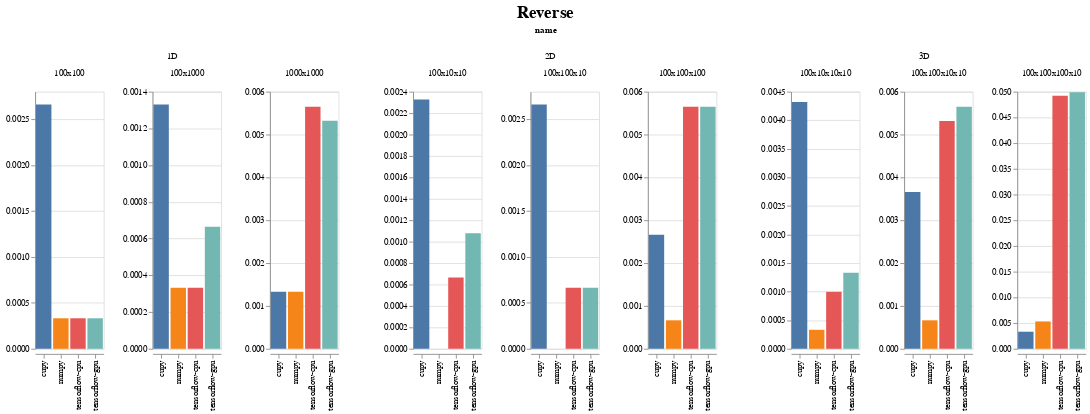

Notebook cell for this chart:
### Code cell
display_chart('Reverse')

### Figure 1 — Vega-Lite specification as saved in the notebook (floating-point values rounded to 4 significant figures)
{"config": {"view": {"continuousWidth": 400, "continuousHeight": 300}, "title": {"anchor": "middle", "fontSize": 20, "offset": 5, "orient": "top"}}, "data": {"name": "data-b6ebde591621423015475e415ad1952d"}, "facet": {"column": {"type": "nominal", "field": "name"}}, "spec": {"mark": "bar", "encoding": {"color": {"type": "nominal", "field": "backend", "legend": null}, "column": {"type": "nominal", "field": "shape_str", "sort": {"field": "input_size", "order": "ascending"}, "title": ""}, "x": {"type": "nominal", "axis": {"title": ""}, "field": "backend"}, "y": {"type": "quantitative", "axis": {"title": ""}, "field": "avg_time", "sort": "-x"}}, "resolve": {"scale": {"y": "independent"}}, "title": ""}, "spacing": 50, "title": "Reverse", "$schema": "https://vega.github.io/schema/vega-lite/v4.0.2.json", "datasets": {"data-b6ebde591621423015475e415ad1952d": [{"avg_time": 0.002659, "backend": "cupy", "evoflow_version": "0.4.1", "generations": 10, "group": "Reverse", "input_size": 10000, "max_time": 0.005984, "min_time": 0.0009966, "name": "1D", "num_runs": 3, "shape": [100, 100], "shape_str": "100x100", "std_time": 0.002351, "system": {"os": {"name": "Windows", "version": "10.0.18362"}, "memory": {"unit": "MB", "used": 15815, "total": 65451}, "cpu": {"name": "Intel64 Family 6 Model 158 Stepping 10, GenuineIntel", "cores": 12, "freqency": 3696.0}, "python": {"numpy": "1.18.3", "tensorflow": {"visible_gpu": ["/physical_device:GPU:0"], "version": "2.2.0"}, "cupy": "7.2.0"}, "gpu": [{"memory": {"unit": "MB", "total": 11264, "used": 1475}, "temperature": {"unit": "C"}, "driver": "445.87", "index": "0", "name": "GeForce RTX 2080 Ti", "value": "60", "usage": "1"}]}, "test_name": "Reverse1D", "test_type": "OP", "ts": 1590167235}, {"avg_time": 0.0003324, "backend": "tensorflow-gpu", "evoflow_version": "0.4.1", "generations": 10, "group": "Reverse", "input_size": 10000, "max_time": 0.0009973, "min_time": 0.0, "name": "1D", "num_runs": 3, "shape": [100, 100], "shape_str": "100x100", "std_time": 0.0004701, "system": {"os": {"name": "Windows", "version": "10.0.18362"}, "memory": {"unit": "MB", "used": 15765, "total": 65451}, "cpu": {"name": "Intel64 Family 6 Model 158 Stepping 10, GenuineIntel", "cores": 12, "freqency": 3696.0}, "python": {"numpy": "1.18.3", "tensorflow": {"visible_gpu": ["/physical_device:GPU:0"], "version": "2.2.0"}, "cupy": "7.2.0"}, "gpu": [{"memory": {"unit": "MB", "total": 11264, "used": 1471}, "temperature": {"unit": "C"}, "driver": "445.87", "index": "0", "name": "GeForce RTX 2080 Ti", "value": "58", "usage": "0"}]}, "test_name": "Reverse1D", "test_type": "OP", "ts": 1590167273}, {"avg_time": 0.002327, "backend": "cupy", "evoflow_version": "0.4.1", "generations": 10, "group": "Reverse", "input_size": 10000, "max_time": 0.002992, "min_time": 0.0009975, "name": "2D", "num_runs": 3, "shape": [100, 10, 10], "shape_str": "100x10x10", "std_time": 0.0009402, "system": {"os": {"name": "Windows", "version": "10.0.18362"}, "memory": {"unit": "MB", "used": 15815, "total": 65451}, "cpu": {"name": "Intel64 Family 6 Model 158 Stepping 10, GenuineIntel", "cores": 12, "freqency": 3696.0}, "python": {"numpy": "1.18.3", "tensorflow": {"visible_gpu": ["/physical_device:GPU:0"], "version": "2.2.0"}, "cupy": "7.2.0"}, "gpu": [{"memory": {"unit": "MB", "total": 11264, "used": 1475}, "temperature": {"unit": "C"}, "driver": "445.87", "index": "0", "name": "GeForce RTX 2080 Ti", "value": "60", "usage": "1"}]}, "test_name": "Reverse2D", "test_type": "OP", "ts": 1590167235}, {"avg_time": 0.0006649, "backend": "tensorflow-cpu", "evoflow_version": "0.4.1", "generations": 10, "group": "Reverse", "input_size": 10000, "max_time": 0.0009973, "min_time": 0.0, "name": "2D", "num_runs": 3, "shape": [100, 10, 10], "shape_str": "100x10x10", "std_time": 0.0004701, "system": {"os": {"name": "Windows", "version": "10.0.18362"}, "memory": {"unit": "MB", "used": 15807, "total": 65451}, "cpu": {"name": "Intel64 Family 6 Model 158 Stepping 10, GenuineIntel", "cores": 12, "freqency": 3696.0}, "python": {"numpy": "1.18.3", "tensorflow": {"visible_gpu": [], "version": "2.2.0"}, "cupy": "7.2.0"}, "gpu": []}, "test_name": "Reverse2D", "test_type": "OP", "ts": 1590167261}, {"avg_time": 0.0003324, "backend": "tensorflow-cpu", "evoflow_version": "0.4.1", "generations": 10, "group": "Reverse", "input_size": 10000, "max_time": 0.0009973, "min_time": 0.0, "name": "1D", "num_runs": 3, "shape": [100, 100], "shape_str": "100x100", "std_time": 0.0004701, "system": {"os": {"name": "Windows", "version": "10.0.18362"}, "memory": {"unit": "MB", "used": 15807, "total": 65451}, "cpu": {"name": "Intel64 Family 6 Model 158 Stepping 10, GenuineIntel", "cores": 12, "freqency": 3696.0}, "python": {"numpy": "1.18.3", "tensorflow": {"visible_gpu": [], "version": "2.2.0"}, "cupy": "7.2.0"}, "gpu": []}, "test_name": "Reverse1D", "test_type": "OP", "ts": 1590167261}, {"avg_time": 0.0003324, "backend": "numpy", "evoflow_version": "0.4.1", "generations": 10, "group": "Reverse", "input_size": 10000, "max_time": 0.0009973, "min_time": 0.0, "name": "1D", "num_runs": 3, "shape": [100, 100], "shape_str": "100x100", "std_time": 0.0004701, "system": {"os": {"name": "Windows", "version": "10.0.18362"}, "memory": {"unit": "MB", "used": 15771, "total": 65451}, "cpu": {"name": "Intel64 Family 6 Model 158 Stepping 10, GenuineIntel", "cores": 12, "freqency": 3696.0}, "python": {"numpy": "1.18.3", "tensorflow": {"visible_gpu": ["/physical_device:GPU:0"], "version": "2.2.0"}, "cupy": "7.2.0"}, "gpu": []}, "test_name": "Reverse1D", "test_type": "OP", "ts": 1590167246}, {"avg_time": 0.00108, "backend": "tensorflow-gpu", "evoflow_version": "0.4.1", "generations": 10, "group": "Reverse", "input_size": 10000, "max_time": 0.001244, "min_time": 0.0009973, "name": "2D", "num_runs": 3, "shape": [100, 10, 10], "shape_str": "100x10x10", "std_time": 0.0001164, "system": {"os": {"name": "Windows", "version": "10.0.18362"}, "memory": {"unit": "MB", "used": 15765, "total": 65451}, "cpu": {"name": "Intel64 Family 6 Model 158 Stepping 10, GenuineIntel", "cores": 12, "freqency": 3696.0}, "python": {"numpy": "1.18.3", "tensorflow": {"visible_gpu": ["/physical_device:GPU:0"], "version": "2.2.0"}, "cupy": "7.2.0"}, "gpu": [{"memory": {"unit": "MB", "total": 11264, "used": 1471}, "temperature": {"unit": "C"}, "driver": "445.87", "index": "0", "name": "GeForce RTX 2080 Ti", "value": "58", "usage": "0"}]}, "test_name": "Reverse2D", "test_type": "OP", "ts": 1590167273}, {"avg_time": 0.0, "backend": "numpy", "evoflow_version": "0.4.1", "generations": 10, "group": "Reverse", "input_size": 10000, "max_time": 0.0, "min_time": 0.0, "name": "2D", "num_runs": 3, "shape": [100, 10, 10], "shape_str": "100x10x10", "std_time": 0.0, "system": {"os": {"name": "Windows", "version": "10.0.18362"}, "memory": {"unit": "MB", "used": 15771, "total": 65451}, "cpu": {"name": "Intel64 Family 6 Model 158 Stepping 10, GenuineIntel", "cores": 12, "freqency": 3696.0}, "python": {"numpy": "1.18.3", "tensorflow": {"visible_gpu": ["/physical_device:GPU:0"], "version": "2.2.0"}, "cupy": "7.2.0"}, "gpu": []}, "test_name": "Reverse2D", "test_type": "OP", "ts": 1590167246}, {"avg_time": 0.0006649, "backend": "tensorflow-gpu", "evoflow_version": "0.4.1", "generations": 10, "group": "Reverse", "input_size": 100000, "max_time": 0.0009973, "min_time": 0.0, "name": "1D", "num_runs": 3, "shape": [100, 1000], "shape_str": "100x1000", "std_time": 0.0004701, "system": {"os": {"name": "Windows", "version": "10.0.18362"}, "memory": {"unit": "MB", "used": 15765, "total": 65451}, "cpu": {"name": "Intel64 Family 6 Model 158 Stepping 10, GenuineIntel", "cores": 12, "freqency": 3696.0}, "python": {"numpy": "1.18.3", "tensorflow": {"visible_gpu": ["/physical_device:GPU:0"], "version": "2.2.0"}, "cupy": "7.2.0"}, "gpu": [{"memory": {"unit": "MB", "total": 11264, "used": 1471}, "temperature": {"unit": "C"}, "driver": "445.87", "index": "0", "name": "GeForce RTX 2080 Ti", "value": "58", "usage": "0"}]}, "test_name": "Reverse1D", "test_type": "OP", "ts": 1590167273}, {"avg_time": 0.0009974, "backend": "tensorflow-cpu", "evoflow_version": "0.4.1", "generations": 10, "group": "Reverse", "input_size": 100000, "max_time": 0.0009975, "min_time": 0.0009973, "name": "3D", "num_runs": 3, "shape": [100, 10, 10, 10], "shape_str": "100x10x10x10", "std_time": 1.124e-07, "system": {"os": {"name": "Windows", "version": "10.0.18362"}, "memory": {"unit": "MB", "used": 15807, "total": 65451}, "cpu": {"name": "Intel64 Family 6 Model 158 Stepping 10, GenuineIntel", "cores": 12, "freqency": 3696.0}, "python": {"numpy": "1.18.3", "tensorflow": {"visible_gpu": [], "version": "2.2.0"}, "cupy": "7.2.0"}, "gpu": []}, "test_name": "Reverse3D", "test_type": "OP", "ts": 1590167261}, {"avg_time": 0.0006648, "backend": "tensorflow-cpu", "evoflow_version": "0.4.1", "generations": 10, "group": "Reverse", "input_size": 100000, "max_time": 0.0009973, "min_time": 0.0, "name": "2D", "num_runs": 3, "shape": [100, 100, 10], "shape_str": "100x100x10", "std_time": 0.0004701, "system": {"os": {"name": "Windows", "version": "10.0.18362"}, "memory": {"unit": "MB", "used": 15807, "total": 65451}, "cpu": {"name": "Intel64 Family 6 Model 158 Stepping 10, GenuineIntel", "cores": 12, "freqency": 3696.0}, "python": {"numpy": "1.18.3", "tensorflow": {"visible_gpu": [], "version": "2.2.0"}, "cupy": "7.2.0"}, "gpu": []}, "test_name": "Reverse2D", "test_type": "OP", "ts": 1590167261}, {"avg_time": 0.0003325, "backend": "tensorflow-cpu", "evoflow_version": "0.4.1", "generations": 10, "group": "Reverse", "input_size": 100000, "max_time": 0.0009975, "min_time": 0.0, "name": "1D", "num_runs": 3, "shape": [100, 1000], "shape_str": "100x1000", "std_time": 0.0004702, "system": {"os": {"name": "Windows", "version": "10.0.18362"}, "memory": {"unit": "MB", "used": 15807, "total": 65451}, "cpu": {"name": "Intel64 Family 6 Model 158 Stepping 10, GenuineIntel", "cores": 12, "freqency": 3696.0}, "python": {"numpy": "1.18.3", "tensorflow": {"visible_gpu": [], "version": "2.2.0"}, "cupy": "7.2.0"}, "gpu": []}, "test_name": "Reverse1D", "test_type": "OP", "ts": 1590167261}, {"avg_time": 0.0, "backend": "numpy", "evoflow_version": "0.4.1", "generations": 10, "group": "Reverse", "input_size": 100000, "max_time": 0.0, "min_time": 0.0, "name": "2D", "num_runs": 3, "shape": [100, 100, 10], "shape_str": "100x100x10", "std_time": 0.0, "system": {"os": {"name": "Windows", "version": "10.0.18362"}, "memory": {"unit": "MB", "used": 15771, "total": 65451}, "cpu": {"name": "Intel64 Family 6 Model 158 Stepping 10, GenuineIntel", "cores": 12, "freqency": 3696.0}, "python": {"numpy": "1.18.3", "tensorflow": {"visible_gpu": ["/physical_device:GPU:0"], "version": "2.2.0"}, "cupy": "7.2.0"}, "gpu": []}, "test_name": "Reverse2D", "test_type": "OP", "ts": 1590167246}, {"avg_time": 0.0003324, "backend": "numpy", "evoflow_version": "0.4.1", "generations": 10, "group": "Reverse", "input_size": 100000, "max_time": 0.0009973, "min_time": 0.0, "name": "3D", "num_runs": 3, "shape": [100, 10, 10, 10], "shape_str": "100x10x10x10", "std_time": 0.0004701, "system": {"os": {"name": "Windows", "version": "10.0.18362"}, "memory": {"unit": "MB", "used": 15771, "total": 65451}, "cpu": {"name": "Intel64 Family 6 Model 158 Stepping 10, GenuineIntel", "cores": 12, "freqency": 3696.0}, "python": {"numpy": "1.18.3", "tensorflow": {"visible_gpu": ["/physical_device:GPU:0"], "version": "2.2.0"}, "cupy": "7.2.0"}, "gpu": []}, "test_name": "Reverse3D", "test_type": "OP", "ts": 1590167246}, {"avg_time": 0.0006649, "backend": "tensorflow-gpu", "evoflow_version": "0.4.1", "generations": 10, "group": "Reverse", "input_size": 100000, "max_time": 0.0009975, "min_time": 0.0, "name": "2D", "num_runs": 3, "shape": [100, 100, 10], "shape_str": "100x100x10", "std_time": 0.0004701, "system": {"os": {"name": "Windows", "version": "10.0.18362"}, "memory": {"unit": "MB", "used": 15765, "total": 65451}, "cpu": {"name": "Intel64 Family 6 Model 158 Stepping 10, GenuineIntel", "cores": 12, "freqency": 3696.0}, "python": {"numpy": "1.18.3", "tensorflow": {"visible_gpu": ["/physical_device:GPU:0"], "version": "2.2.0"}, "cupy": "7.2.0"}, "gpu": [{"memory": {"unit": "MB", "total": 11264, "used": 1471}, "temperature": {"unit": "C"}, "driver": "445.87", "index": "0", "name": "GeForce RTX 2080 Ti", "value": "58", "usage": "0"}]}, "test_name": "Reverse2D", "test_type": "OP", "ts": 1590167273}, {"avg_time": 0.0003324, "backend": "numpy", "evoflow_version": "0.4.1", "generations": 10, "group": "Reverse", "input_size": 100000, "max_time": 0.0009971, "min_time": 0.0, "name": "1D", "num_runs": 3, "shape": [100, 1000], "shape_str": "100x1000", "std_time": 0.00047, "system": {"os": {"name": "Windows", "version": "10.0.18362"}, "memory": {"unit": "MB", "used": 15771, "total": 65451}, "cpu": {"name": "Intel64 Family 6 Model 158 Stepping 10, GenuineIntel", "cores": 12, "freqency": 3696.0}, "python": {"numpy": "1.18.3", "tensorflow": {"visible_gpu": ["/physical_device:GPU:0"], "version": "2.2.0"}, "cupy": "7.2.0"}, "gpu": []}, "test_name": "Reverse1D", "test_type": "OP", "ts": 1590167246}, {"avg_time": 0.00133, "backend": "cupy", "evoflow_version": "0.4.1", "generations": 10, "group": "Reverse", "input_size": 100000, "max_time": 0.001995, "min_time": 0.0009973, "name": "1D", "num_runs": 3, "shape": [100, 1000], "shape_str": "100x1000", "std_time": 0.0004701, "system": {"os": {"name": "Windows", "version": "10.0.18362"}, "memory": {"unit": "MB", "used": 15815, "total": 65451}, "cpu": {"name": "Intel64 Family 6 Model 158 Stepping 10, GenuineIntel", "cores": 12, "freqency": 3696.0}, "python": {"numpy": "1.18.3", "tensorflow": {"visible_gpu": ["/physical_device:GPU:0"], "version": "2.2.0"}, "cupy": "7.2.0"}, "gpu": [{"memory": {"unit": "MB", "total": 11264, "used": 1475}, "temperature": {"unit": "C"}, "driver": "445.87", "index": "0", "name": "GeForce RTX 2080 Ti", "value": "60", "usage": "1"}]}, "test_name": "Reverse1D", "test_type": "OP", "ts": 1590167235}, {"avg_time": 0.00133, "backend": "tensorflow-gpu", "evoflow_version": "0.4.1", "generations": 10, "group": "Reverse", "input_size": 100000, "max_time": 0.001995, "min_time": 0.0009973, "name": "3D", "num_runs": 3, "shape": [100, 10, 10, 10], "shape_str": "100x10x10x10", "std_time": 0.0004702, "system": {"os": {"name": "Windows", "version": "10.0.18362"}, "memory": {"unit": "MB", "used": 15765, "total": 65451}, "cpu": {"name": "Intel64 Family 6 Model 158 Stepping 10, GenuineIntel", "cores": 12, "freqency": 3696.0}, "python": {"numpy": "1.18.3", "tensorflow": {"visible_gpu": ["/physical_device:GPU:0"], "version": "2.2.0"}, "cupy": "7.2.0"}, "gpu": [{"memory": {"unit": "MB", "total": 11264, "used": 1471}, "temperature": {"unit": "C"}, "driver": "445.87", "index": "0", "name": "GeForce RTX 2080 Ti", "value": "58", "usage": "0"}]}, "test_name": "Reverse3D", "test_type": "OP", "ts": 1590167273}, {"avg_time": 0.004322, "backend": "cupy", "evoflow_version": "0.4.1", "generations": 10, "group": "Reverse", "input_size": 100000, "max_time": 0.005984, "min_time": 0.001995, "name": "3D", "num_runs": 3, "shape": [100, 10, 10, 10], "shape_str": "100x10x10x10", "std_time": 0.001695, "system": {"os": {"name": "Windows", "version": "10.0.18362"}, "memory": {"unit": "MB", "used": 15815, "total": 65451}, "cpu": {"name": "Intel64 Family 6 Model 158 Stepping 10, GenuineIntel", "cores": 12, "freqency": 3696.0}, "python": {"numpy": "1.18.3", "tensorflow": {"visible_gpu": ["/physical_device:GPU:0"], "version": "2.2.0"}, "cupy": "7.2.0"}, "gpu": [{"memory": {"unit": "MB", "total": 11264, "used": 1475}, "temperature": {"unit": "C"}, "driver": "445.87", "index": "0", "name": "GeForce RTX 2080 Ti", "value": "60", "usage": "1"}]}, "test_name": "Reverse3D", "test_type": "OP", "ts": 1590167235}, {"avg_time": 0.00266, "backend": "cupy", "evoflow_version": "0.4.1", "generations": 10, "group": "Reverse", "input_size": 100000, "max_time": 0.002992, "min_time": 0.001995, "name": "2D", "num_runs": 3, "shape": [100, 100, 10], "shape_str": "100x100x10", "std_time": 0.0004701, "system": {"os": {"name": "Windows", "version": "10.0.18362"}, "memory": {"unit": "MB", "used": 15815, "total": 65451}, "cpu": {"name": "Intel64 Family 6 Model 158 Stepping 10, GenuineIntel", "cores": 12, "freqency": 3696.0}, "python": {"numpy": "1.18.3", "tensorflow": {"visible_gpu": ["/physical_device:GPU:0"], "version": "2.2.0"}, "cupy": "7.2.0"}, "gpu": [{"memory": {"unit": "MB", "total": 11264, "used": 1475}, "temperature": {"unit": "C"}, "driver": "445.87", "index": "0", "name": "GeForce RTX 2080 Ti", "value": "60", "usage": "1"}]}, "test_name": "Reverse2D", "test_type": "OP", "ts": 1590167235}, {"avg_time": 0.005319, "backend": "tensorflow-gpu", "evoflow_version": "0.4.1", "generations": 10, "group": "Reverse", "input_size": 1000000, "max_time": 0.005984, "min_time": 0.004987, "name": "1D", "num_runs": 3, "shape": [1000, 1000], "shape_str": "1000x1000", "std_time": 0.0004701, "system": {"os": {"name": "Windows", "version": "10.0.18362"}, "memory": {"unit": "MB", "used": 15765, "total": 65451}, "cpu": {"name": "Intel64 Family 6 Model 158 Stepping 10, GenuineIntel", "cores": 12, "freqency": 3696.0}, "python": {"numpy": "1.18.3", "tensorflow": {"visible_gpu": ["/physical_device:GPU:0"], "version": "2.2.0"}, "cupy": "7.2.0"}, "gpu": [{"memory": {"unit": "MB", "total": 11264, "used": 1471}, "temperature": {"unit": "C"}, "driver": "445.87", "index": "0", "name": "GeForce RTX 2080 Ti", "value": "58", "usage": "0"}]}, "test_name": "Reverse1D", "test_type": "OP", "ts": 1590167273}, {"avg_time": 0.00133, "backend": "cupy", "evoflow_version": "0.4.1", "generations": 10, "group": "Reverse", "input_size": 1000000, "max_time": 0.001995, "min_time": 0.0009973, "name": "1D", "num_runs": 3, "shape": [1000, 1000], "shape_str": "1000x1000", "std_time": 0.0004701, "system": {"os": {"name": "Windows", "version": "10.0.18362"}, "memory": {"unit": "MB", "used": 15815, "total": 65451}, "cpu": {"name": "Intel64 Family 6 Model 158 Stepping 10, GenuineIntel", "cores": 12, "freqency": 3696.0}, "python": {"numpy": "1.18.3", "tensorflow": {"visible_gpu": ["/physical_device:GPU:0"], "version": "2.2.0"}, "cupy": "7.2.0"}, "gpu": [{"memory": {"unit": "MB", "total": 11264, "used": 1475}, "temperature": {"unit": "C"}, "driver": "445.87", "index": "0", "name": "GeForce RTX 2080 Ti", "value": "60", "usage": "1"}]}, "test_name": "Reverse1D", "test_type": "OP", "ts": 1590167235}, {"avg_time": 0.005652, "backend": "tensorflow-gpu", "evoflow_version": "0.4.1", "generations": 10, "group": "Reverse", "input_size": 1000000, "max_time": 0.005984, "min_time": 0.004987, "name": "2D", "num_runs": 3, "shape": [100, 100, 100], "shape_str": "100x100x100", "std_time": 0.0004702, "system": {"os": {"name": "Windows", "version": "10.0.18362"}, "memory": {"unit": "MB", "used": 15765, "total": 65451}, "cpu": {"name": "Intel64 Family 6 Model 158 Stepping 10, GenuineIntel", "cores": 12, "freqency": 3696.0}, "python": {"numpy": "1.18.3", "tensorflow": {"visible_gpu": ["/physical_device:GPU:0"], "version": "2.2.0"}, "cupy": "7.2.0"}, "gpu": [{"memory": {"unit": "MB", "total": 11264, "used": 1471}, "temperature": {"unit": "C"}, "driver": "445.87", "index": "0", "name": "GeForce RTX 2080 Ti", "value": "58", "usage": "0"}]}, "test_name": "Reverse2D", "test_type": "OP", "ts": 1590167273}, {"avg_time": 0.005319, "backend": "tensorflow-cpu", "evoflow_version": "0.4.1", "generations": 10, "group": "Reverse", "input_size": 1000000, "max_time": 0.005984, "min_time": 0.004987, "name": "3D", "num_runs": 3, "shape": [100, 100, 10, 10], "shape_str": "100x100x10x10", "std_time": 0.0004701, "system": {"os": {"name": "Windows", "version": "10.0.18362"}, "memory": {"unit": "MB", "used": 15807, "total": 65451}, "cpu": {"name": "Intel64 Family 6 Model 158 Stepping 10, GenuineIntel", "cores": 12, "freqency": 3696.0}, "python": {"numpy": "1.18.3", "tensorflow": {"visible_gpu": [], "version": "2.2.0"}, "cupy": "7.2.0"}, "gpu": []}, "test_name": "Reverse3D", "test_type": "OP", "ts": 1590167261}, {"avg_time": 0.0006649, "backend": "numpy", "evoflow_version": "0.4.1", "generations": 10, "group": "Reverse", "input_size": 1000000, "max_time": 0.0009975, "min_time": 0.0, "name": "2D", "num_runs": 3, "shape": [100, 100, 100], "shape_str": "100x100x100", "std_time": 0.0004702, "system": {"os": {"name": "Windows", "version": "10.0.18362"}, "memory": {"unit": "MB", "used": 15771, "total": 65451}, "cpu": {"name": "Intel64 Family 6 Model 158 Stepping 10, GenuineIntel", "cores": 12, "freqency": 3696.0}, "python": {"numpy": "1.18.3", "tensorflow": {"visible_gpu": ["/physical_device:GPU:0"], "version": "2.2.0"}, "cupy": "7.2.0"}, "gpu": []}, "test_name": "Reverse2D", "test_type": "OP", "ts": 1590167246}, {"avg_time": 0.00133, "backend": "numpy", "evoflow_version": "0.4.1", "generations": 10, "group": "Reverse", "input_size": 1000000, "max_time": 0.001995, "min_time": 0.0009971, "name": "1D", "num_runs": 3, "shape": [1000, 1000], "shape_str": "1000x1000", "std_time": 0.0004701, "system": {"os": {"name": "Windows", "version": "10.0.18362"}, "memory": {"unit": "MB", "used": 15771, "total": 65451}, "cpu": {"name": "Intel64 Family 6 Model 158 Stepping 10, GenuineIntel", "cores": 12, "freqency": 3696.0}, "python": {"numpy": "1.18.3", "tensorflow": {"visible_gpu": ["/physical_device:GPU:0"], "version": "2.2.0"}, "cupy": "7.2.0"}, "gpu": []}, "test_name": "Reverse1D", "test_type": "OP", "ts": 1590167246}, {"avg_time": 0.005652, "backend": "tensorflow-cpu", "evoflow_version": "0.4.1", "generations": 10, "group": "Reverse", "input_size": 1000000, "max_time": 0.005984, "min_time": 0.004987, "name": "1D", "num_runs": 3, "shape": [1000, 1000], "shape_str": "1000x1000", "std_time": 0.0004701, "system": {"os": {"name": "Windows", "version": "10.0.18362"}, "memory": {"unit": "MB", "used": 15807, "total": 65451}, "cpu": {"name": "Intel64 Family 6 Model 158 Stepping 10, GenuineIntel", "cores": 12, "freqency": 3696.0}, "python": {"numpy": "1.18.3", "tensorflow": {"visible_gpu": [], "version": "2.2.0"}, "cupy": "7.2.0"}, "gpu": []}, "test_name": "Reverse1D", "test_type": "OP", "ts": 1590167261}, {"avg_time": 0.003657, "backend": "cupy", "evoflow_version": "0.4.1", "generations": 10, "group": "Reverse", "input_size": 1000000, "max_time": 0.003989, "min_time": 0.002992, "name": "3D", "num_runs": 3, "shape": [100, 100, 10, 10], "shape_str": "100x100x10x10", "std_time": 0.0004702, "system": {"os": {"name": "Windows", "version": "10.0.18362"}, "memory": {"unit": "MB", "used": 15815, "total": 65451}, "cpu": {"name": "Intel64 Family 6 Model 158 Stepping 10, GenuineIntel", "cores": 12, "freqency": 3696.0}, "python": {"numpy": "1.18.3", "tensorflow": {"visible_gpu": ["/physical_device:GPU:0"], "version": "2.2.0"}, "cupy": "7.2.0"}, "gpu": [{"memory": {"unit": "MB", "total": 11264, "used": 1475}, "temperature": {"unit": "C"}, "driver": "445.87", "index": "0", "name": "GeForce RTX 2080 Ti", "value": "60", "usage": "1"}]}, "test_name": "Reverse3D", "test_type": "OP", "ts": 1590167235}, {"avg_time": 0.005652, "backend": "tensorflow-gpu", "evoflow_version": "0.4.1", "generations": 10, "group": "Reverse", "input_size": 1000000, "max_time": 0.005984, "min_time": 0.004987, "name": "3D", "num_runs": 3, "shape": [100, 100, 10, 10], "shape_str": "100x100x10x10", "std_time": 0.0004701, "system": {"os": {"name": "Windows", "version": "10.0.18362"}, "memory": {"unit": "MB", "used": 15765, "total": 65451}, "cpu": {"name": "Intel64 Family 6 Model 158 Stepping 10, GenuineIntel", "cores": 12, "freqency": 3696.0}, "python": {"numpy": "1.18.3", "tensorflow": {"visible_gpu": ["/physical_device:GPU:0"], "version": "2.2.0"}, "cupy": "7.2.0"}, "gpu": [{"memory": {"unit": "MB", "total": 11264, "used": 1471}, "temperature": {"unit": "C"}, "driver": "445.87", "index": "0", "name": "GeForce RTX 2080 Ti", "value": "58", "usage": "0"}]}, "test_name": "Reverse3D", "test_type": "OP", "ts": 1590167273}, {"avg_time": 0.0006649, "backend": "numpy", "evoflow_version": "0.4.1", "generations": 10, "group": "Reverse", "input_size": 1000000, "max_time": 0.0009975, "min_time": 0.0, "name": "3D", "num_runs": 3, "shape": [100, 100, 10, 10], "shape_str": "100x100x10x10", "std_time": 0.0004702, "system": {"os": {"name": "Windows", "version": "10.0.18362"}, "memory": {"unit": "MB", "used": 15771, "total": 65451}, "cpu": {"name": "Intel64 Family 6 Model 158 Stepping 10, GenuineIntel", "cores": 12, "freqency": 3696.0}, "python": {"numpy": "1.18.3", "tensorflow": {"visible_gpu": ["/physical_device:GPU:0"], "version": "2.2.0"}, "cupy": "7.2.0"}, "gpu": []}, "test_name": "Reverse3D", "test_type": "OP", "ts": 1590167246}, {"avg_time": 0.005651, "backend": "tensorflow-cpu", "evoflow_version": "0.4.1", "generations": 10, "group": "Reverse", "input_size": 1000000, "max_time": 0.005984, "min_time": 0.004987, "name": "2D", "num_runs": 3, "shape": [100, 100, 100], "shape_str": "100x100x100", "std_time": 0.0004701, "system": {"os": {"name": "Windows", "version": "10.0.18362"}, "memory": {"unit": "MB", "used": 15807, "total": 65451}, "cpu": {"name": "Intel64 Family 6 Model 158 Stepping 10, GenuineIntel", "cores": 12, "freqency": 3696.0}, "python": {"numpy": "1.18.3", "tensorflow": {"visible_gpu": [], "version": "2.2.0"}, "cupy": "7.2.0"}, "gpu": []}, "test_name": "Reverse2D", "test_type": "OP", "ts": 1590167261}, {"avg_time": 0.00266, "backend": "cupy", "evoflow_version": "0.4.1", "generations": 10, "group": "Reverse", "input_size": 1000000, "max_time": 0.003989, "min_time": 0.001995, "name": "2D", "num_runs": 3, "shape": [100, 100, 100], "shape_str": "100x100x100", "std_time": 0.0009404, "system": {"os": {"name": "Windows", "version": "10.0.18362"}, "memory": {"unit": "MB", "used": 15815, "total": 65451}, "cpu": {"name": "Intel64 Family 6 Model 158 Stepping 10, GenuineIntel", "cores": 12, "freqency": 3696.0}, "python": {"numpy": "1.18.3", "tensorflow": {"visible_gpu": ["/physical_device:GPU:0"], "version": "2.2.0"}, "cupy": "7.2.0"}, "gpu": [{"memory": {"unit": "MB", "total": 11264, "used": 1475}, "temperature": {"unit": "C"}, "driver": "445.87", "index": "0", "name": "GeForce RTX 2080 Ti", "value": "60", "usage": "1"}]}, "test_name": "Reverse2D", "test_type": "OP", "ts": 1590167235}, {"avg_time": 0.005319, "backend": "numpy", "evoflow_version": "0.4.1", "generations": 10, "group": "Reverse", "input_size": 10000000, "max_time": 0.005985, "min_time": 0.004986, "name": "3D", "num_runs": 3, "shape": [100, 100, 100, 10], "shape_str": "100x100x100x10", "std_time": 0.0004705, "system": {"os": {"name": "Windows", "version": "10.0.18362"}, "memory": {"unit": "MB", "used": 15771, "total": 65451}, "cpu": {"name": "Intel64 Family 6 Model 158 Stepping 10, GenuineIntel", "cores": 12, "freqency": 3696.0}, "python": {"numpy": "1.18.3", "tensorflow": {"visible_gpu": ["/physical_device:GPU:0"], "version": "2.2.0"}, "cupy": "7.2.0"}, "gpu": []}, "test_name": "Reverse3D", "test_type": "OP", "ts": 1590167246}, {"avg_time": 0.003326, "backend": "cupy", "evoflow_version": "0.4.1", "generations": 10, "group": "Reverse", "input_size": 10000000, "max_time": 0.003497, "min_time": 0.002987, "name": "3D", "num_runs": 3, "shape": [100, 100, 100, 10], "shape_str": "100x100x100x10", "std_time": 0.0002395, "system": {"os": {"name": "Windows", "version": "10.0.18362"}, "memory": {"unit": "MB", "used": 15815, "total": 65451}, "cpu": {"name": "Intel64 Family 6 Model 158 Stepping 10, GenuineIntel", "cores": 12, "freqency": 3696.0}, "python": {"numpy": "1.18.3", "tensorflow": {"visible_gpu": ["/physical_device:GPU:0"], "version": "2.2.0"}, "cupy": "7.2.0"}, "gpu": [{"memory": {"unit": "MB", "total": 11264, "used": 1475}, "temperature": {"unit": "C"}, "driver": "445.87", "index": "0", "name": "GeForce RTX 2080 Ti", "value": "60", "usage": "1"}]}, "test_name": "Reverse3D", "test_type": "OP", "ts": 1590167235}, {"avg_time": 0.0492, "backend": "tensorflow-cpu", "evoflow_version": "0.4.1", "generations": 10, "group": "Reverse", "input_size": 10000000, "max_time": 0.04987, "min_time": 0.04887, "name": "3D", "num_runs": 3, "shape": [100, 100, 100, 10], "shape_str": "100x100x100x10", "std_time": 0.0004699, "system": {"os": {"name": "Windows", "version": "10.0.18362"}, "memory": {"unit": "MB", "used": 15807, "total": 65451}, "cpu": {"name": "Intel64 Family 6 Model 158 Stepping 10, GenuineIntel", "cores": 12, "freqency": 3696.0}, "python": {"numpy": "1.18.3", "tensorflow": {"visible_gpu": [], "version": "2.2.0"}, "cupy": "7.2.0"}, "gpu": []}, "test_name": "Reverse3D", "test_type": "OP", "ts": 1590167261}, {"avg_time": 0.04987, "backend": "tensorflow-gpu", "evoflow_version": "0.4.1", "generations": 10, "group": "Reverse", "input_size": 10000000, "max_time": 0.04989, "min_time": 0.04987, "name": "3D", "num_runs": 3, "shape": [100, 100, 100, 10], "shape_str": "100x100x100x10", "std_time": 9.441e-06, "system": {"os": {"name": "Windows", "version": "10.0.18362"}, "memory": {"unit": "MB", "used": 15765, "total": 65451}, "cpu": {"name": "Intel64 Family 6 Model 158 Stepping 10, GenuineIntel", "cores": 12, "freqency": 3696.0}, "python": {"numpy": "1.18.3", "tensorflow": {"visible_gpu": ["/physical_device:GPU:0"], "version": "2.2.0"}, "cupy": "7.2.0"}, "gpu": [{"memory": {"unit": "MB", "total": 11264, "used": 1471}, "temperature": {"unit": "C"}, "driver": "445.87", "index": "0", "name": "GeForce RTX 2080 Ti", "value": "58", "usage": "0"}]}, "test_name": "Reverse3D", "test_type": "OP", "ts": 1590167273}]}}
